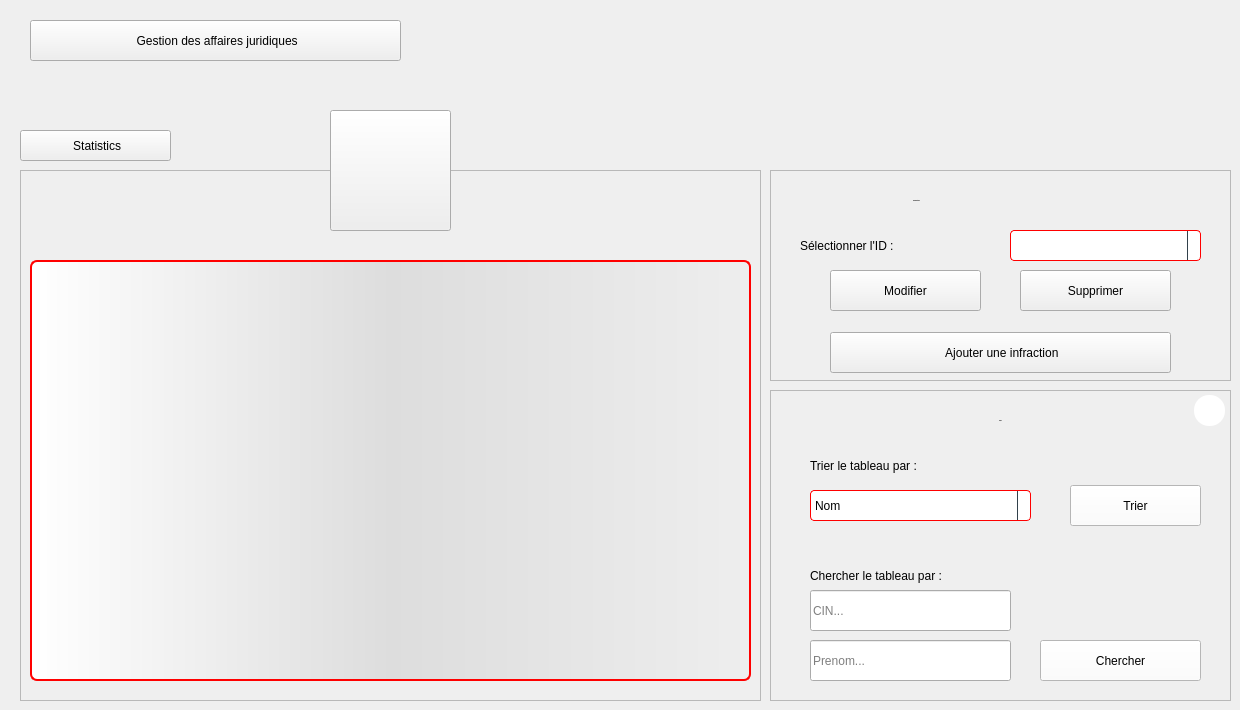
    <widget class="QWidget" name="Infraction">
     <widget class="QPushButton" name="B_BackToGestions">
      <property name="geometry">
       <rect>
        <x>30</x>
        <y>20</y>
        <width>371</width>
        <height>41</height>
       </rect>
      </property>
      <property name="cursor">
       <cursorShape>PointingHandCursor</cursorShape>
      </property>
      <property name="text">
       <string> Gestion des affaires juridiques</string>
      </property>
      <property name="icon">
       <iconset>
        <normaloff>:/Recources/Images/back-arrow.png</normaloff>:/Recources/Images/back-arrow.png</iconset>
      </property>
     </widget>
     <widget class="QFrame" name="frame">
      <property name="geometry">
       <rect>
        <x>20</x>
        <y>170</y>
        <width>741</width>
        <height>531</height>
       </rect>
      </property>
      <property name="styleSheet">
       <string notr="true"/>
      </property>
      <property name="frameShape">
       <enum>QFrame::StyledPanel</enum>
      </property>
      <property name="frameShadow">
       <enum>QFrame::Raised</enum>
      </property>
      <widget class="QTableView" name="T_Infraction">
       <property name="geometry">
        <rect>
         <x>10</x>
         <y>90</y>
         <width>721</width>
         <height>421</height>
        </rect>
       </property>
       <property name="styleSheet">
        <string notr="true">QTableView {border: 2px solid red;text-align: top;padding: 4px;border-radius: 7px;border-bottom-left-radius: 7px;background: QLinearGradient( x1: 0, y1: 0, x2: 1, y2: 0,stop: 0 #fff, stop: 1 #eee,stop: 0.5 #ddd,stop: 1 #eee );width: 15px;selection-background-color:QLinearGradient( x1: 0, y1: 0, x2: 1, y2: 0,stop: 0 #FF0000, stop: 1 #FF5F5F,stop: 0.5 #FEAAAA,stop: 1 #eee);selection-color: black;}
QTableView::item:focus{selection-background-color: red;}
QScrollBar:vertical{ width: 20px; background: none; /* only these sort effect about width ...*/}
QScrollBar::handle:vertical{ border: 3px solid #5E749C;text-align: top;padding: 4px;border-radius: 5px; border-bottom-left-radius: 5px;background: QLinearGradient( x1: 0, y1: 0, x2: 1, y2: 0,stop: 0 #fff, stop: 1 #eee,stop: 0.5 #ddd,stop: 1 #eee ); width: 25px; min-height: 20px; max-height: 25px; /*these sort no effect*/ }
QScrollBar::add-page:vertical {border: 3px solid red;text-align: top;padding: 4px;border-radius: 5px; border-bottom-left-radius: 5px;background:  red; /* adding width: xx px; sorting no effect .. why? */}
QScrollBar::sub-page:vertical {border: 3px solid green;text-align: top;padding: 4px;border-radius: 5px; border-bottom-left-radius: 5px;background:  green; /* adding width: xx px; sorting no effect .. why? */ }</string>
       </property>
       <attribute name="horizontalHeaderCascadingSectionResizes">
        <bool>false</bool>
       </attribute>
       <attribute name="horizontalHeaderDefaultSectionSize">
        <number>115</number>
       </attribute>
      </widget>
      <widget class="QLabel" name="L_Alerts">
       <property name="geometry">
        <rect>
         <x>10</x>
         <y>50</y>
         <width>591</width>
         <height>41</height>
        </rect>
       </property>
       <property name="styleSheet">
        <string notr="true">background: transparent;
font-size: 13px;</string>
       </property>
       <property name="text">
        <string/>
       </property>
      </widget>
     </widget>
     <widget class="QFrame" name="frame_2">
      <property name="geometry">
       <rect>
        <x>770</x>
        <y>170</y>
        <width>461</width>
        <height>211</height>
       </rect>
      </property>
      <property name="styleSheet">
       <string notr="true"/>
      </property>
      <property name="frameShape">
       <enum>QFrame::StyledPanel</enum>
      </property>
      <property name="frameShadow">
       <enum>QFrame::Raised</enum>
      </property>
      <widget class="QLabel" name="L_ConfigIntervenant">
       <property name="geometry">
        <rect>
         <x>143</x>
         <y>0</y>
         <width>171</width>
         <height>61</height>
        </rect>
       </property>
       <property name="font">
        <font>
         <family>century gothic</family>
         <pointsize>-1</pointsize>
         <weight>75</weight>
         <bold>true</bold>
        </font>
       </property>
       <property name="styleSheet">
        <string notr="true">background: transparent;</string>
       </property>
       <property name="text">
        <string>Configuration</string>
       </property>
      </widget>
      <widget class="QLabel" name="L_CB_ID">
       <property name="geometry">
        <rect>
         <x>30</x>
         <y>60</y>
         <width>191</width>
         <height>31</height>
        </rect>
       </property>
       <property name="styleSheet">
        <string notr="true">background: transparent;</string>
       </property>
       <property name="text">
        <string>Sélectionner l'ID :</string>
       </property>
      </widget>
      <widget class="QPushButton" name="B_AjouterInfraction">
       <property name="geometry">
        <rect>
         <x>60</x>
         <y>162</y>
         <width>341</width>
         <height>41</height>
        </rect>
       </property>
       <property name="cursor">
        <cursorShape>PointingHandCursor</cursorShape>
       </property>
       <property name="text">
        <string> Ajouter une infraction</string>
       </property>
       <property name="icon">
        <iconset>
         <normaloff>:/Recources/Images/add.png</normaloff>:/Recources/Images/add.png</iconset>
       </property>
      </widget>
      <widget class="QComboBox" name="CB_IDIntervenant">
       <property name="geometry">
        <rect>
         <x>240</x>
         <y>60</y>
         <width>191</width>
         <height>31</height>
        </rect>
       </property>
       <property name="styleSheet">
        <string notr="true">QComboBox {
  border: 1px solid red;
  border-radius: 4px;
  background: white;
}

QComboBox QAbstractItemView {
  border: 1px solid black;
  border-radius: 0;
  background-color: white;
  selection-background-color:#305068;
}

QComboBox QAbstractItemView:hover {
  background-color: white;
  color: #F0F0F0;
}

QComboBox QAbstractItemView:selected {
  background: #1464A0;
  color: #32414B;
}

QComboBox QAbstractItemView:alternate {
  background: #19232D;
}

QComboBox:disabled {
  background-color: #19232D;
  color: #787878;
}

QComboBox:hover {
  border: 1px solid #148CD2;
}

QComboBox:focus {
  border: 1px solid #1464A0;
}

QComboBox:on {
  selection-background-color: #1464A0;
}

QComboBox::item:checked {
  font-weight: bold;
}

QComboBox::item:selected {
  border: 0px solid transparent;
}

QComboBox::drop-down {
  subcontrol-origin: padding;
  subcontrol-position: top right;
  width: 12px;
  border-left: 1px solid #32414B;
}</string>
       </property>
      </widget>
      <widget class="QPushButton" name="B_ModifierIntervenant">
       <property name="geometry">
        <rect>
         <x>60</x>
         <y>100</y>
         <width>151</width>
         <height>41</height>
        </rect>
       </property>
       <property name="cursor">
        <cursorShape>PointingHandCursor</cursorShape>
       </property>
       <property name="text">
        <string>Modifier</string>
       </property>
       <property name="icon">
        <iconset>
         <normaloff>:/Recources/Images/edit.png</normaloff>:/Recources/Images/edit.png</iconset>
       </property>
       <property name="iconSize">
        <size>
         <width>23</width>
         <height>23</height>
        </size>
       </property>
      </widget>
      <widget class="QPushButton" name="B_SupprimerIntervenant">
       <property name="geometry">
        <rect>
         <x>250</x>
         <y>100</y>
         <width>151</width>
         <height>41</height>
        </rect>
       </property>
       <property name="cursor">
        <cursorShape>PointingHandCursor</cursorShape>
       </property>
       <property name="text">
        <string>Supprimer</string>
       </property>
       <property name="icon">
        <iconset>
         <normaloff>:/Recources/Images/trash.png</normaloff>:/Recources/Images/trash.png</iconset>
       </property>
       <property name="iconSize">
        <size>
         <width>23</width>
         <height>23</height>
        </size>
       </property>
      </widget>
     </widget>
     <widget class="QPushButton" name="B_Statistics">
      <property name="geometry">
       <rect>
        <x>20</x>
        <y>130</y>
        <width>151</width>
        <height>31</height>
       </rect>
      </property>
      <property name="cursor">
       <cursorShape>PointingHandCursor</cursorShape>
      </property>
      <property name="text">
       <string> Statistics</string>
      </property>
      <property name="icon">
       <iconset>
        <normaloff>:/Recources/Images/trend.png</normaloff>:/Recources/Images/trend.png</iconset>
      </property>
      <property name="iconSize">
       <size>
        <width>23</width>
        <height>23</height>
       </size>
      </property>
     </widget>
     <widget class="QToolButton" name="toolButton">
      <property name="geometry">
       <rect>
        <x>330</x>
        <y>110</y>
        <width>121</width>
        <height>121</height>
       </rect>
      </property>
      <property name="text">
       <string/>
      </property>
      <property name="icon">
       <iconset>
        <normaloff>:/Recources/Images/judge.png</normaloff>:/Recources/Images/judge.png</iconset>
      </property>
      <property name="iconSize">
       <size>
        <width>64</width>
        <height>64</height>
       </size>
      </property>
     </widget>
     <widget class="QFrame" name="frame_10">
      <property name="geometry">
       <rect>
        <x>770</x>
        <y>390</y>
        <width>461</width>
        <height>311</height>
       </rect>
      </property>
      <property name="styleSheet">
       <string notr="true"/>
      </property>
      <property name="frameShape">
       <enum>QFrame::StyledPanel</enum>
      </property>
      <property name="frameShadow">
       <enum>QFrame::Raised</enum>
      </property>
      <widget class="QLabel" name="L_ConfigIntervenant_3">
       <property name="geometry">
        <rect>
         <x>140</x>
         <y>0</y>
         <width>181</width>
         <height>61</height>
        </rect>
       </property>
       <property name="font">
        <font>
         <family>century gothic</family>
         <pointsize>-1</pointsize>
         <weight>75</weight>
         <bold>true</bold>
        </font>
       </property>
       <property name="styleSheet">
        <string notr="true">background: transparent;</string>
       </property>
       <property name="frameShape">
        <enum>QFrame::NoFrame</enum>
       </property>
       <property name="frameShadow">
        <enum>QFrame::Plain</enum>
       </property>
       <property name="text">
        <string>Table</string>
       </property>
       <property name="alignment">
        <set>Qt::AlignCenter</set>
       </property>
      </widget>
      <widget class="QLabel" name="L_CB_Tri">
       <property name="geometry">
        <rect>
         <x>40</x>
         <y>60</y>
         <width>231</width>
         <height>31</height>
        </rect>
       </property>
       <property name="styleSheet">
        <string notr="true">background: transparent;</string>
       </property>
       <property name="text">
        <string>Trier le tableau par :</string>
       </property>
      </widget>
      <widget class="QComboBox" name="CB_TriIntervenant">
       <property name="geometry">
        <rect>
         <x>40</x>
         <y>100</y>
         <width>221</width>
         <height>31</height>
        </rect>
       </property>
       <property name="styleSheet">
        <string notr="true">QComboBox {
  border: 1px solid red;
  border-radius: 4px;
  background: white;
}

QComboBox QAbstractItemView {
  border: 1px solid black;
  border-radius: 0;
  background-color: white;
  selection-background-color:#305068;
}

QComboBox QAbstractItemView:hover {
  background-color: white;
  color: #F0F0F0;
}

QComboBox QAbstractItemView:selected {
  background: #1464A0;
  color: #32414B;
}

QComboBox QAbstractItemView:alternate {
  background: #19232D;
}

QComboBox:disabled {
  background-color: #19232D;
  color: #787878;
}

QComboBox:hover {
  border: 1px solid #148CD2;
}

QComboBox:focus {
  border: 1px solid #1464A0;
}

QComboBox:on {
  selection-background-color: #1464A0;
}

QComboBox::item:checked {
  font-weight: bold;
}

QComboBox::item:selected {
  border: 0px solid transparent;
}

QComboBox::drop-down {
  subcontrol-origin: padding;
  subcontrol-position: top right;
  width: 12px;
  border-left: 1px solid #32414B;
}</string>
       </property>
       <item>
        <property name="text">
         <string>Nom</string>
        </property>
       </item>
       <item>
        <property name="text">
         <string>Prenom</string>
        </property>
       </item>
      </widget>
      <widget class="QPushButton" name="B_Trier">
       <property name="geometry">
        <rect>
         <x>300</x>
         <y>95</y>
         <width>131</width>
         <height>41</height>
        </rect>
       </property>
       <property name="cursor">
        <cursorShape>PointingHandCursor</cursorShape>
       </property>
       <property name="styleSheet">
        <string notr="true">QPushButton {
	background: white;
}

QPushButton:hover {
	background: #BEBEBE;
}</string>
       </property>
       <property name="text">
        <string>Trier</string>
       </property>
       <property name="icon">
        <iconset>
         <normaloff>:/Recources/Images/ascending-sort.png</normaloff>:/Recources/Images/ascending-sort.png</iconset>
       </property>
       <property name="iconSize">
        <size>
         <width>18</width>
         <height>18</height>
        </size>
       </property>
      </widget>
      <widget class="QLineEdit" name="LE_ChercherNom">
       <property name="geometry">
        <rect>
         <x>40</x>
         <y>200</y>
         <width>201</width>
         <height>41</height>
        </rect>
       </property>
       <property name="placeholderText">
        <string>CIN...</string>
       </property>
      </widget>
      <widget class="QPushButton" name="B_Recherche">
       <property name="geometry">
        <rect>
         <x>270</x>
         <y>250</y>
         <width>161</width>
         <height>41</height>
        </rect>
       </property>
       <property name="cursor">
        <cursorShape>PointingHandCursor</cursorShape>
       </property>
       <property name="styleSheet">
        <string notr="true">QPushButton {
	background: white;
}

QPushButton:hover {
	background: #BEBEBE;
}</string>
       </property>
       <property name="text">
        <string>Chercher</string>
       </property>
       <property name="icon">
        <iconset>
         <normaloff>:/Recources/Images/search.png</normaloff>:/Recources/Images/search.png</iconset>
       </property>
       <property name="iconSize">
        <size>
         <width>25</width>
         <height>25</height>
        </size>
       </property>
      </widget>
      <widget class="QLabel" name="L_CB_Recherche">
       <property name="geometry">
        <rect>
         <x>40</x>
         <y>170</y>
         <width>271</width>
         <height>31</height>
        </rect>
       </property>
       <property name="styleSheet">
        <string notr="true">background: transparent;</string>
       </property>
       <property name="text">
        <string>Chercher le tableau par :</string>
       </property>
      </widget>
      <widget class="QLineEdit" name="LE_ChercherPrenom">
       <property name="geometry">
        <rect>
         <x>40</x>
         <y>250</y>
         <width>201</width>
         <height>41</height>
        </rect>
       </property>
       <property name="placeholderText">
        <string>Prenom...</string>
       </property>
      </widget>
      <widget class="QPushButton" name="B_ResetTableIntervenant">
       <property name="geometry">
        <rect>
         <x>424</x>
         <y>5</y>
         <width>31</width>
         <height>31</height>
        </rect>
       </property>
       <property name="cursor">
        <cursorShape>PointingHandCursor</cursorShape>
       </property>
       <property name="styleSheet">
        <string notr="true">QPushButton {
	background: white;
	border-radius: 15px;
}

QPushButton:hover {
	background: #BEBEBE;
}</string>
       </property>
       <property name="text">
        <string/>
       </property>
       <property name="icon">
        <iconset>
         <normaloff>:/Recources/Images/close.png</normaloff>:/Recources/Images/close.png</iconset>
       </property>
      </widget>
     </widget>
     <zorder>frame</zorder>
     <zorder>B_BackToGestions</zorder>
     <zorder>frame_2</zorder>
     <zorder>B_Statistics</zorder>
     <zorder>toolButton</zorder>
     <zorder>frame_10</zorder>
    </widget>
